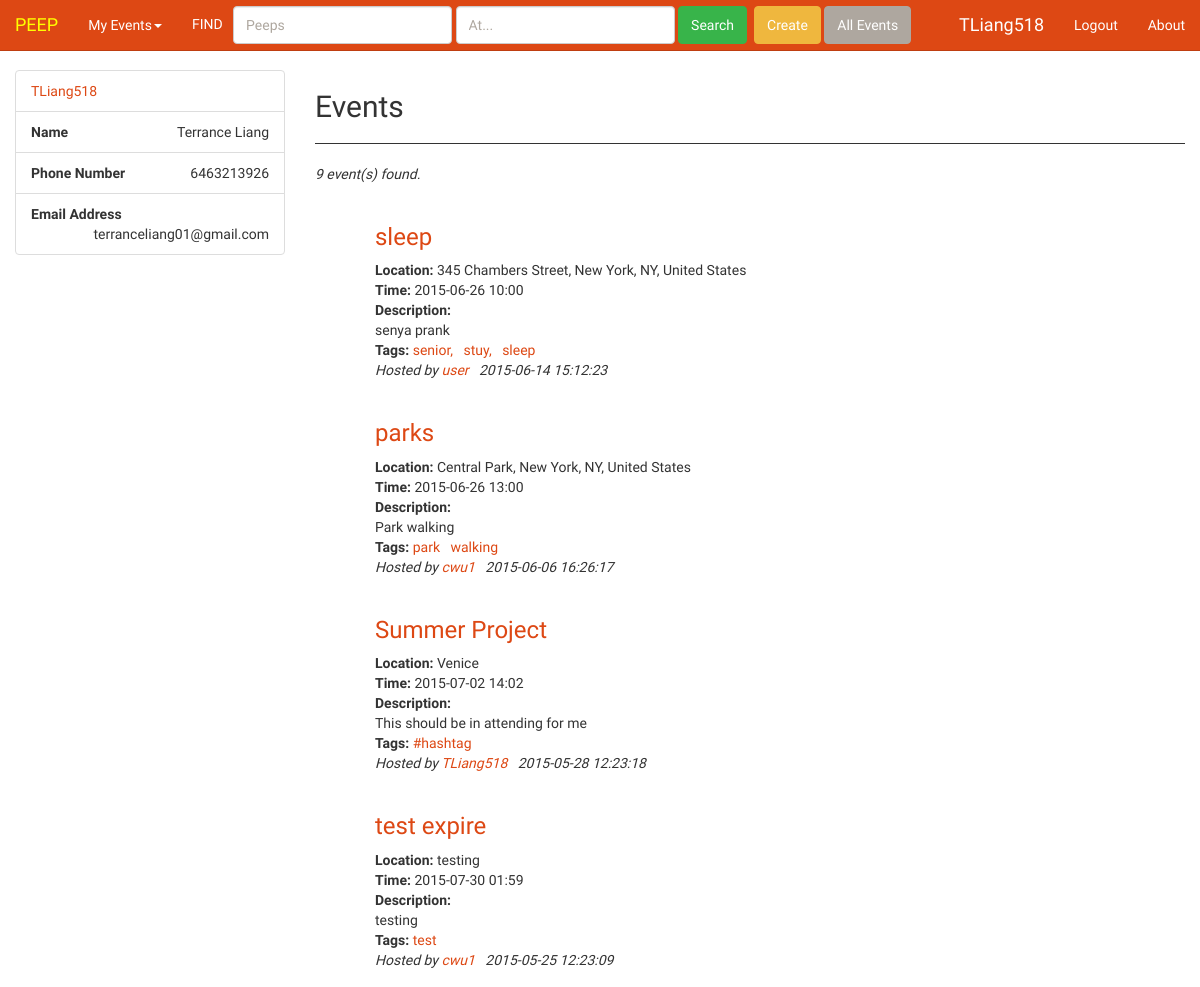
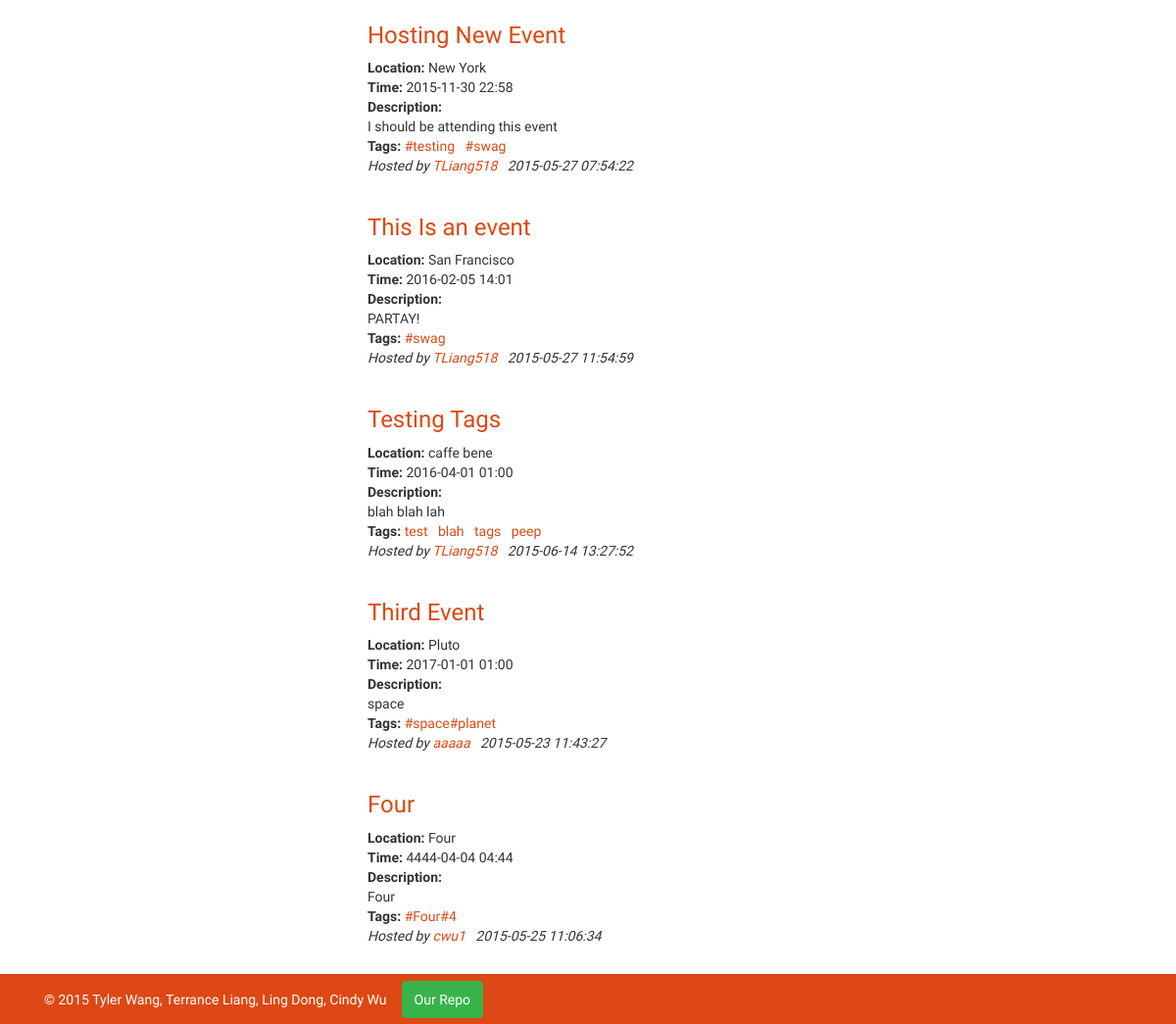
Screenshot of /events (signed in) with the database file from the repository (2 pictures, top to bottom).
### tables this page shows
CREATE TABLE uinfo (username text, password text, first text, last text, phone text, email text, facebook text);

### app.py (the view, shortened to what this page needs)
@app.route("/events",methods=['GET','POST'])
@app.route("/events/<eventname>", methods=['GET', 'POST'])
@app.route("/events/<eventname>/<tag>", methods=['GET','POST'])
def events(eventname=None,tag=None):
    username=""
    first=""
    last=""
    email=""
    phone=""
    created=""
    accepted=""
    manager.updateExpired()
    data = manager.getEventData()
    tags = manager.getAllTags()
    events = manager.getEventData()
    if 'username' in session:
            username = session['username']
            first = manager.getFirst(username)
            last = manager.getLast(username)
            email = manager.getEmail(username)
            phone = manager.getPhone(username)
            created = manager.getCreated(username)
            accepted= manager.getAccepted(username)
    if eventname==None:
        data = manager.getOngoingEvents()
        if request.method == "POST":
            peep = request.form['peep']
            at = request.form['at']
            data = manager.eventSearch(peep, at)
        data.sort(key=lambda x:x[6])
        return render_template('events.html', data=data, search=True,username=username,first=first,last=last,email=email,phone=phone,created=created,accepted=accepted, events=events,tags=tags, oneevent=False)
    elif eventname=="tags":
        if tag:
            data = manager.getEventByTag(tag)
            return render_template('events.html',data=data, username=username, first=first, last=last, email=email, phone=phone,created=created,accepted=accepted,events=events,tags=tags,oneevent=False)
        return redirect("/events")

### utils/manager.py (called while the page is built)
def getItem(table,ovalue,oindex,rindex):
    conn = sqlite3.connect("databases/users.db")
    c = conn.cursor()
    command = "select * from '" + table +"'"
    c.execute(command)
    tabledata=c.fetchall()
    for d in tabledata:
        if ovalue==d[oindex]:
            value = d[rindex]
    conn.close()
    return value

def getFirst(n):
    first = getItem("uinfo",n,0,2)
    return first

def getLast(n):
    last = getItem("uinfo",n,0,3)
    return last

def getPhone(n):
    phone = getItem("uinfo",n,0,4)
    return phone

def getEmail(n):
    email = getItem("uinfo",n,0,5)
    return email

def getEventData():
    conn = sqlite3.connect("databases/events.db")
    c = conn.cursor()
    command = "select * from events"
    c.execute(command)
    tabledata=c.fetchall()
    conn.close()
    return tabledata

def getThisEventData(eventid):
    conn = sqlite3.connect("databases/events.db")
    c = conn.cursor()
    command = "select * from 'events' where id='"+str(eventid)+"'"
    c.execute(command)
    data=c.fetchall()
    conn.close()
    if len(data) < 1:
        return []
    return data[0]

def getCreated(username):
    conn = sqlite3.connect("databases/events.db")
    c = conn.cursor()
    command = "select * from 'events' where username='"+username+"' AND (status='Ongoing' OR status='Expired')"
    c.execute(command)
    created = c.fetchall()
    conn.commit()
    conn.close()
    return created

def getOngoingEvents():
    conn=sqlite3.connect("databases/events.db")
    c=conn.cursor()
    command="select * from events where status='Ongoing'"
    c.execute(command)
    events = c.fetchall()
    conn.close()
    return events

def updateExpired():
    temp = getOngoingEvents()
    for a in temp:
        if expired(a[0]):
            expireEvent(int(a[0]))

def getTags(eventid):
    event  = getThisEventData(str(eventid))
    print "BLAH" + str(eventid)
    print event
    tagstring = str(event[7])
    tags = tagstring.split(" ")
    for a in tags:
        a.strip(',')
    print "TAGS FOR " + event[2]
    print tags
    return tags

def getAllTags():
    events = getEventData()
    tags = []
    for e in events:
        ind = int(e[0])
        tags.append(getTags(ind))
    return tags

### templates/events.html (shortened to what this page needs)
{% extends 'base.html' %}
{% block text %}
<div id='outputDiv'></div>{% if oneevent==False %}
<h2> Events </h2><hr>
<i> {{ data|count }} event(s) found. </i><br><br>
{% endif %}
{% for event in data %}
<div class='row'>
  <div class='col-md-offset-1'>
    {% if search or oneevent == False %}
    <h3><a href="/events/{{ event[0] }}">{{ event[2] }}</a></h3>
    {% endif %}
    <b> Location: </b> {{ event[5] }} <br>
    <b> Time: </b> {{ event[6] }} <br>
    <b> Description: <br></b>{{ event[4] }}<br>
    <b>Tags: </b>
    {% for tag in tags[event[0]-1] %}
    <a href="/events/tags/{{tag}}">{{tag}}</a> &nbsp
    {% endfor %}<br>
    <i>Hosted by <a href="/profile/{{event[3]}}">{{ event[3] }}</a> &nbsp {{ event[1] }}</i><br>
  </div>
</div>
<br>
{% endfor %}
{% endblock %}

### templates/base.html (shortened to what this page needs)
<!DOCTYPE html>
<html lang="en">
  <head>
    <link href="/static/css/bootstrap.min.css" rel="stylesheet">
    <link href="../static/css/simple-sidebar.css" rel="stylesheet">
    <link href="../static/css/custom.css" rel="stylesheet">
  </head>
  <body>
    <br>
    {% if 'username' in session %}
    <div id="wrapper">
      <div class="col-sm-3">
        <ul class="list-group">
          <li class="list-group-item text-muted"><a href="/profile/{{username}}">{{username}}</a></li>
          <li class="list-group-item text-right"><span class="pull-left"><strong>Name</strong></span>{{first}} {{last}}</li>
          <li class="list-group-item text-right"><span class="pull-left"><strong>Phone Number</strong></span> {{phone}}</li>
	  <li class="list-group-item text-right"><span class="pull-left"><strong>Email Address</strong></span> {{email}}</li>
        </ul>
      </div>
      {% endif %}
      {% if 'username' in session %}
      <div class="col-sm-9">
      {% else %}
      <div class="col-sm-12">
	{% endif %}
	<div id="page-content-wrapper" class="container">
	  {% block text %}{% endblock %}
	</div>
	<br><br><br>
      </div>
      <nav class="navbar navbar-default navbar-fixed-top" role="navigation">
	<div class="container-fluid">
          <div class="navbar-header">
	    {% block name %}
	    <a class="navbar-brand" href="/">
	      <font color="yellow">PEEP</font>
	    </a>
	    {% endblock name %}
	  </div>
          <div class="collapse navbar-collapse" id="bs-example-navbar-collapse-1">
	    <ul class="nav navbar-nav">
	      <li class="dropdown">
		<a class="dropdown-toggle" data-toggle="dropdown" role="button" aria-expanded="false">My Events<span class="caret"></span></a>
	      </li>
	      <div id='navbar' class="navbar-form navbar-left">
		<form class="navbar-left" role="search" method="post" action="/events">
		  <div class="form-group">
		    <font color="white">FIND</font>&nbsp;&nbsp;
		    <input type="text" name="peep" class="form-control" placeholder="Peeps" value=''>
		    <input type="text" name="at" class="form-control" placeholder="At..." value=''>
		    <button type="submit" class="btn btn-success">Search</button>
		  </div>
		</form>
		<a id="create" class="btn btn-warning" href="/create">Create</a>
		<a id="events" class="btn btn-default" href="/events">All Events</a>
	      </div>
            </ul>
            <ul class="nav navbar-nav navbar-right">
              {% block navcompright %}
	      {% if 'username' in session %}
	      <a class="navbar-brand" href="/profile/{{session['username']}}">{{session['username']}}</a>
	      <li><a href="/logout">Logout</a></li>
	      {% else %}
	      <li><a href="/register">Sign Up</a></li>
	      <li><a href="/login">Login</a></li>
	      {% endif %}
	      <li><a href="/about">About</a></li>
              {% endblock navcompright %}
            </ul>
          </div>
	</div>
      </nav>
    </div>
    <div id="footer" class="navbar navbar-default navbar-fixed-bottom">
      <div class="container">
	<p class="navbar-text text-muted">© 2015  Tyler Wang, Terrance Liang, Ling Dong, Cindy Wu
	</p>
	<a href="https://github.com/CinWu/peep" class="navbar-btn btn-success btn">Our Repo</a>
      </div>
    </div>
  </body>
</html>

### static/css/simple-sidebar.css (style rules this page uses)
#wrapper { padding-left: 250px; -webkit-transition: all 0.5s ease; -moz-transition: all 0.5s ease; -o-transition: all 0.5s ease; transition: all 0.5s ease; }
#page-content-wrapper { width: 100%; position: absolute; padding: 15px; }
@media (min-width:768px) { #wrapper { padding-left: 0px; } }
@media (min-width:768px) { #page-content-wrapper { padding: 0px; position: relative; } }

### static/css/custom.css (style rules this page uses)
* { margin: 0; }
html { height: 100% }
body { height: 100%; padding-top: 50px; padding-bottom: 50px; }
hr { border: none; height: 1px; color: #333; background-color: #333; }

### rows the page displays
uinfo: first "Terrance", last "Liang", phone "6463213926", email "terranceliang01@gmail.com"
uinfo: event "test expire", username "testing", event "2015-07-30 01:59", 1 "test", event "cwu1", event "2015-05-25 12:23:09"

### other values shown
{{ username }} "TLiang518"
{{ data|count }} "9"
{{ event[2] }} "sleep" "parks" "Summer Project" "Hosting New Event" "This Is an event" "Testing Tags" "Third Event" "Four"
{{ event[5] }} "345 Chambers Street, New York, NY, United States" "Central Park, New York, NY, United States" "Venice" "New York" "San Francisco" "caffe bene" "Pluto" "Four"
{{ event[6] }} "2015-06-26 10:00" "2015-06-26 13:00" "2015-07-02 14:02" "2015-11-30 22:58" "2016-02-05 14:01" "2016-04-01 01:00" "2017-01-01 01:00" "4444-04-04 04:44"
{{ event[4] }} "senya prank" "Park walking" "This should be in attending for me" "I should be attending this event" "PARTAY!" "blah blah lah" "space" "Four"
{{ tag }} "senior," "stuy," "sleep" "park" "walking" "#hashtag" "#testing" "#swag" "#swag" "test" "blah" "tags" "peep" "#space#planet" "#Four#4"
{{ event[3] }} "user" "cwu1" "TLiang518" "TLiang518" "TLiang518" "TLiang518" "aaaaa" "cwu1"
{{ event[1] }} "2015-06-14 15:12:23" "2015-06-06 16:26:17" "2015-05-28 12:23:18" "2015-05-27 07:54:22" "2015-05-27 11:54:59" "2015-06-14 13:27:52" "2015-05-23 11:43:27" "2015-05-25 11:06:34"
{{ session['username'] }} "TLiang518"
